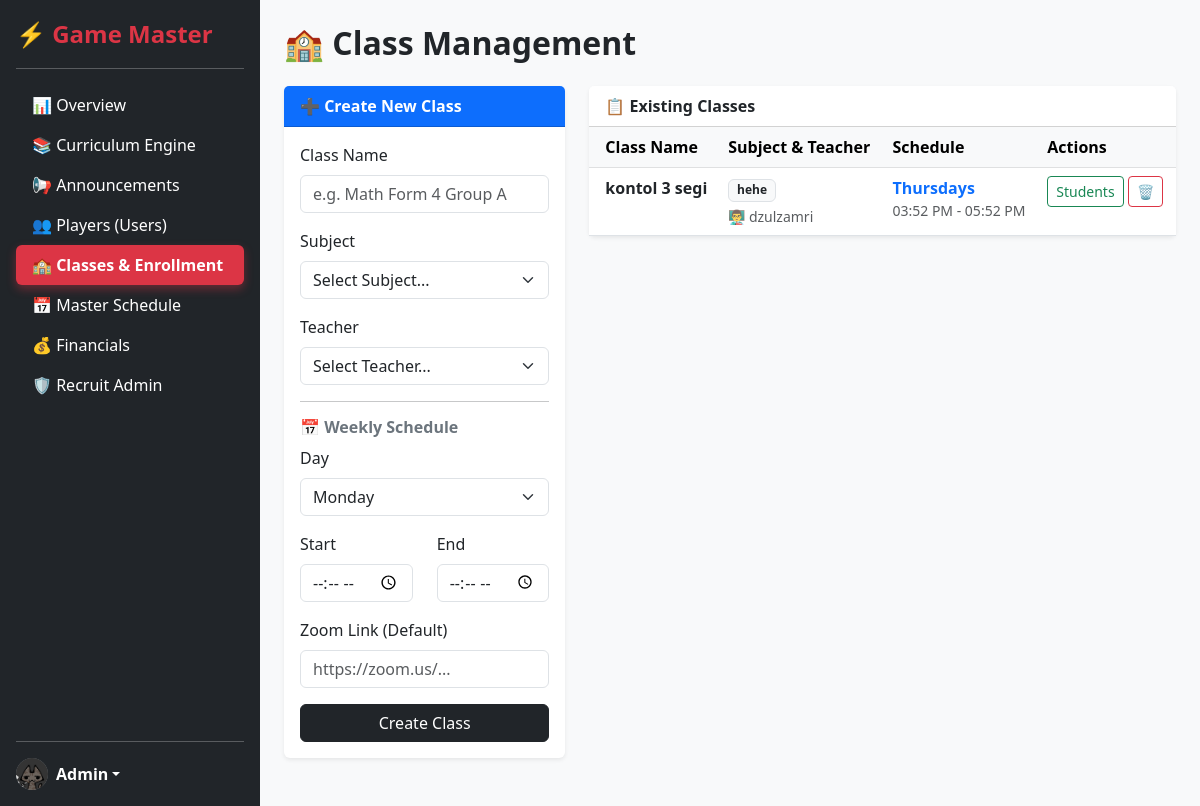
Page /admin/manage_classes.php (signed in) on the committed database.
### tables this page shows
CREATE TABLE `classes` (
  `class_id` int(11) NOT NULL,
  `class_name` varchar(100) NOT NULL,
  `subject_id` int(11) NOT NULL,
  `teacher_id` int(11) NOT NULL,
  `is_live` tinyint(1) DEFAULT 0,
  `current_session_id` int(11) DEFAULT NULL,
  `current_week_id` int(11) DEFAULT NULL,
  `current_session_content_id` int(11) DEFAULT NULL
);

CREATE TABLE `subjects` (
  `subject_id` int(11) NOT NULL,
  `name` varchar(100) NOT NULL,
  `description` text DEFAULT NULL,
  `thumbnail` varchar(255) DEFAULT 'default_subject.png',
  `created_at` timestamp NOT NULL DEFAULT current_timestamp()
);

CREATE TABLE `users` (
  `user_id` int(11) NOT NULL,
  `username` varchar(50) NOT NULL,
  `password` varchar(255) NOT NULL,
  `full_name` varchar(100) NOT NULL,
  `email` varchar(100) DEFAULT NULL,
  `phone_number` varchar(20) DEFAULT NULL,
  `role` enum('admin','parent','student','teacher') NOT NULL,
  `subscription_expiry` date DEFAULT NULL,
  `profile_picture` varchar(255) DEFAULT 'default_avatar.png',
  `created_at` timestamp NOT NULL DEFAULT current_timestamp(),
  `last_login_at` datetime DEFAULT NULL,
  `reset_token_hash` varchar(64) DEFAULT NULL,
  `reset_token_expires_at` datetime DEFAULT NULL
);

CREATE TABLE `class_schedule` (
  `schedule_id` int(11) NOT NULL,
  `class_id` int(11) NOT NULL,
  `day_of_week` enum('Monday','Tuesday','Wednesday','Thursday','Friday','Saturday','Sunday') NOT NULL,
  `start_time` time NOT NULL,
  `end_time` time NOT NULL,
  `schedule_start_date` date DEFAULT NULL,
  `schedule_end_date` date DEFAULT NULL
);

### admin/manage_classes.php (the view, shortened to what this page needs)
<?php
require_once '../config/db.php';
$classes = $pdo->query("SELECT c.*, s.name as subject_name, u.full_name as teacher_name,
                        sch.day_of_week, sch.start_time, sch.end_time
                        FROM classes c
                        JOIN subjects s ON c.subject_id = s.subject_id
                        JOIN users u ON c.teacher_id = u.user_id
                        LEFT JOIN class_schedule sch ON c.class_id = sch.class_id
                        ORDER BY c.class_name")->fetchAll(PDO::FETCH_ASSOC);
?>
<!DOCTYPE html>
<html lang="en">
<head>
    <link href="https://cdn.jsdelivr.net/npm/bootstrap@5.3.0/dist/css/bootstrap.min.css" rel="stylesheet">
</head>
<body class="bg-light">
<div class="d-flex">
    <?php include 'sidebar.php'; ?>
    <div class="flex-grow-1 p-4">
        <h2 class="fw-bold mb-4">🏫 Class Management</h2>
        <div class="row">
            <div class="col-md-4">
                <div class="card shadow-sm border-0 mb-4">
                    <div class="card-header bg-primary text-white fw-bold">
                         ➕ Create New Class
                    </div>
                    <div class="card-body">
                        <form method="POST">
                            <div class="mb-3">
                                <label class="form-label">Class Name</label>
                                <input type="text" name="class_name" class="form-control" placeholder="e.g. Math Form 4 Group A" required>
                            </div>
                            <div class="mb-3">
                                <label class="form-label">Subject</label>
                                <select name="subject_id" class="form-select" required>
                                    <option value="">Select Subject...</option>
                                </select>
                            </div>
                            <div class="mb-3">
                                <label class="form-label">Teacher</label>
                                <select name="teacher_id" class="form-select" required>
                                    <option value="">Select Teacher...</option>
                                </select>
                            </div>
                            <hr>
                            <h6 class="fw-bold text-secondary">📅 Weekly Schedule</h6>
                            <div class="mb-3">
                                <label class="form-label">Day</label>
                                <select name="day" class="form-select" required>
                                    <?php
                                    $days = ['Monday','Tuesday','Wednesday','Thursday','Friday','Saturday','Sunday'];
                                    foreach($days as $d) echo "<option value='$d'>$d</option>";
                                    ?>
                                </select>
                            </div>
                            <div class="row">
                                <div class="col-6 mb-3">
                                    <label class="form-label">Start</label>
                                    <input type="time" name="start_time" class="form-control" required>
                                </div>
                                <div class="col-6 mb-3">
                                    <label class="form-label">End</label>
                                    <input type="time" name="end_time" class="form-control" required>
                                </div>
                            </div>
                            <div class="mb-3">
                                <label class="form-label">Zoom Link (Default)</label>
                                <input type="url" name="zoom_link" class="form-control" placeholder="https://zoom.us/...">
                            </div>
                            <button type="submit" name="add_class" class="btn btn-dark w-100">Create Class</button>
                        </form>
                    </div>
                </div>
            </div>
            <div class="col-md-8">
                <div class="card shadow-sm border-0">
                    <div class="card-header bg-white fw-bold">
                        📋 Existing Classes
                    </div>
                    <div class="card-body p-0">
                        <table class="table table-hover mb-0">
                            <thead class="table-light">
                                <tr>
                                    <th class="ps-3">Class Name</th>
                                    <th>Subject & Teacher</th>
                                    <th>Schedule</th>
                                    <th>Actions</th>
                                </tr>
                            </thead>
                            <tbody>
                                <?php foreach($classes as $c): ?>
                                    <tr>
                                        <td class="ps-3 fw-bold"><?php echo htmlspecialchars($c['class_name']); ?></td>
                                        <td>
                                            <div class="badge bg-light text-dark border"><?php echo $c['subject_name']; ?></div>
                                            <div class="small text-muted mt-1">👨‍🏫 <?php echo $c['teacher_name']; ?></div>
                                        </td>
                                        <td>
                                            <?php if($c['day_of_week']): ?>
                                                <div class="text-primary fw-bold"><?php echo $c['day_of_week']; ?>s</div>
                                                <div class="small text-muted">
                                                    <?php echo date('h:i A', strtotime($c['start_time'])); ?> -
                                                    <?php echo date('h:i A', strtotime($c['end_time'])); ?>
                                                </div>
                                            <?php else: ?>
                                                <span class="text-muted small">No schedule set</span>
                                            <?php endif; ?>
                                        </td>
                                        <td>
                                            <a href="manage_enrollment.php?class_id=<?php echo $c['class_id']; ?>" class="btn btn-sm btn-outline-success">Students</a>
                                            <form method="POST" class="d-inline" onsubmit="return confirm('Delete this class? This will also remove the schedule.');">
                                                <button type="submit" class="btn btn-sm btn-outline-danger">🗑️</button>
                                            </form>
                                        </td>
                                    </tr>
                                <?php endforeach; ?>
                            </tbody>
                        </table>
                    </div>
                </div>
            </div>
        </div>
    </div>
</div>
</body>
</html>

### rows in the picture
classes: class_name "kontol 3 segi", subject.name "hehe", teacher.full_name "dzulzamri", class_schedule.day_of_week "Thursday", class_schedule.start_time "03:52 PM", class_schedule.end_time "05:52 PM"

### other values in the picture
form field day "Monday"
